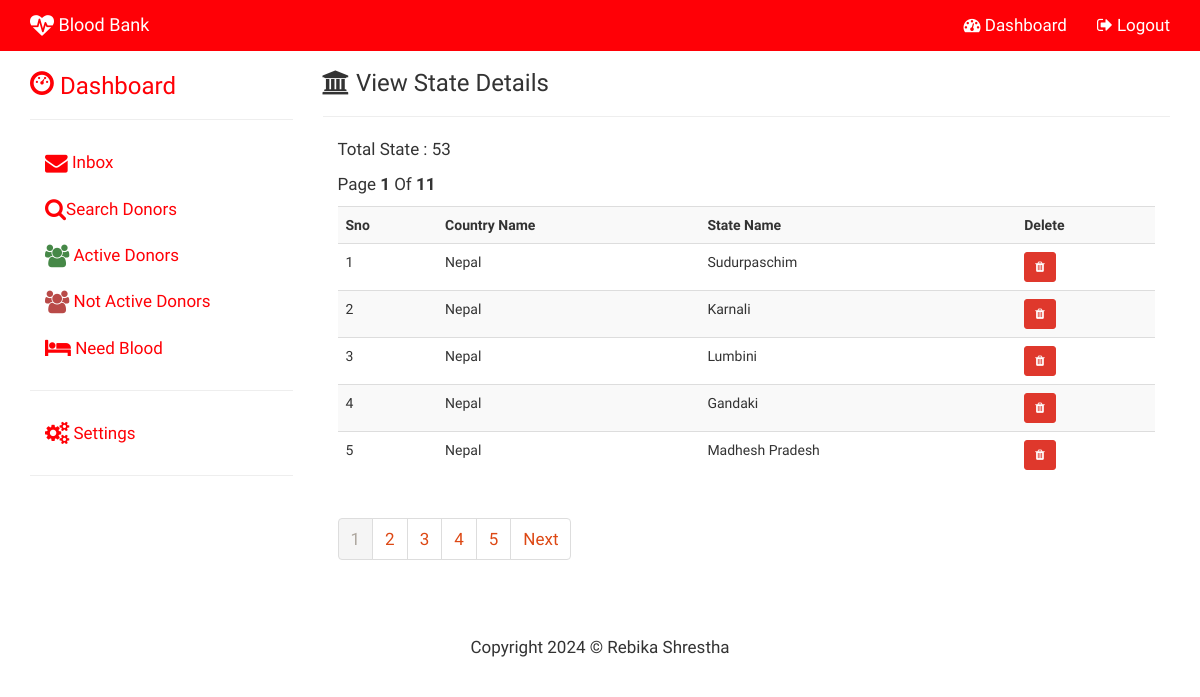
Screenshot of /admin_view_state.php (signed in) with the database file from the repository.
### tables this page shows
CREATE TABLE `state` (
  `STATE_ID` int(11) NOT NULL,
  `STATE_NAME` varchar(150) NOT NULL,
  `COUNTRY_ID` int(11) NOT NULL
);

CREATE TABLE `country` (
  `COUNTRY_ID` int(11) NOT NULL,
  `COUNTRY_NAME` varchar(150) NOT NULL
);

### admin_view_state.php (the view, shortened to what this page needs)
<?php
include("config/config.php");
$sql = "SELECT * FROM state";
$result = $con->query($sql);
$rows = $result->num_rows;
$page_rows = 5;
$last = ceil($rows / $page_rows);
$pagenum = 1;
$limit = 'LIMIT ' . ($pagenum - 1) * $page_rows . ',' . $page_rows;
$sql = "Select country.COUNTRY_NAME, state.STATE_NAME,state.STATE_ID
From state Inner Join
  country On state.COUNTRY_ID = country.COUNTRY_ID ORDER BY STATE_ID desc $limit ";
$textline1 = "Total State : $rows";
$textline2 = "Page  <b>$pagenum</b> Of <b>$last</b>";
$paginationctrls = '<ul class="pagination">';
if ($last != 1) {
	$paginationctrls .= '<li class="active" 	><a href="#"  >' . $pagenum . '</a></li> ';
	for ($i = $pagenum + 1; $i <= $last; $i++) {
		$paginationctrls .= '<li><a href="' . $_SERVER['PHP_SELF'] . '?pn=' . $i . '">' . $i . '</a> </li>';
		if ($i >= $pagenum + 4) {
			break;
		}
	}
	if ($pagenum != $last) {
		$next = $pagenum + 1;
		$paginationctrls .= '<li><a href="' . $_SERVER['PHP_SELF'] . '?pn=' . $next . '">Next</a></li></ul>';
	}
}
$list = '';
$result = $con->query($sql);
if ($result->num_rows > 0) {
	$list .= "<table class='table table-striped' >";
	$list .= "<tr>
											<th>Sno</th>
											<th>Country Name</th>
											<th>State Name</th>
											<th>Delete</th>
										</tr>";
	$i = 0;
	while ($row = $result->fetch_assoc()) {
		$i++;
		$list .= "<tr>";
		$list .= "<td>$i</td>";
		$list .= "<td>" . $row["COUNTRY_NAME"] . "</td>";
		$list .= "<td>" . $row["STATE_NAME"] . "</td>";
		$list .= "<td><a href='admin_del_state.php?id=" . $row["STATE_ID"] . "' class='btn btn-danger btn-sm'><i class='fa fa-trash'></i></a></td>";
		$list .= "</tr>";
	}
	$list .= "</table>";
}
?>
<!DOCTYPE html>
<html lang="en">
<head>
	<?php include("admin_head.php"); ?>
</head>
<body>
	<?php include("admin_topnav.php"); ?>
	<div class="container">
		<div class="row">
			<div class="col-sm-3">
				<?php include("admin_side_nav.php"); ?>
			</div>
			<div class="col-sm-9">
				<h3><i class="fa fa-bank"></i> View State Details </h3>
				<hr>
				<div class="col-md-12">
					<p><?php echo $textline1; ?></p>
					<p><?php echo $textline2; ?></p>
					<?php echo $list; ?>
					<?php echo $paginationctrls; ?>
				</div>
			</div>
		</div>
	</div>
	<?php include("admin_footer.php"); ?>
</body>
</html>

### css/modern-business.css (style rules this page uses)
html, body { height: 100%; }
body { padding-top: 50px; }
p,li { font-size:17px; }

### rows the page displays
state: COUNTRY_ID.COUNTRY_NAME "Nepal", STATE_NAME "Sudurpaschim"
state: COUNTRY_ID.COUNTRY_NAME "Nepal", STATE_NAME "Karnali"
state: COUNTRY_ID.COUNTRY_NAME "Nepal", STATE_NAME "Lumbini"
state: COUNTRY_ID.COUNTRY_NAME "Nepal", STATE_NAME "Gandaki"
state: COUNTRY_ID.COUNTRY_NAME "Nepal", STATE_NAME "Madhesh Pradesh"

### other values shown
$textline1 "Total State : 53"
$pagenum "1"
$last "11"
